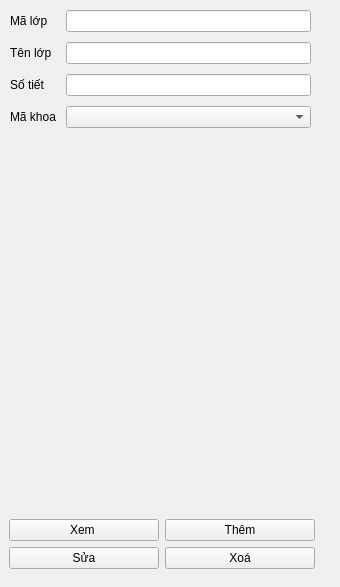
                         <widget class="QWidget" name="tab_1_QLMonHoc">
                          <attribute name="title">
                           <string>Thông tin môn học</string>
                          </attribute>
                          <widget class="QFrame" name="gridFrame_tab_1_QLMonHoc_buttons">
                           <property name="geometry">
                            <rect>
                             <x>0</x>
                             <y>510</y>
                             <width>324</width>
                             <height>68</height>
                            </rect>
                           </property>
                           <property name="maximumSize">
                            <size>
                             <width>16777215</width>
                             <height>68</height>
                            </size>
                           </property>
                           <layout class="QGridLayout" name="gridLayout_23">
                            <item row="1" column="0">
                             <widget class="QPushButton" name="pushButton_tab_1_QLMonHoc_edit">
                              <property name="text">
                               <string>Sửa</string>
                              </property>
                             </widget>
                            </item>
                            <item row="0" column="0">
                             <widget class="QPushButton" name="pushButton_tab_1_QLMonHoc_view">
                              <property name="text">
                               <string>Xem </string>
                              </property>
                             </widget>
                            </item>
                            <item row="0" column="1">
                             <widget class="QPushButton" name="pushButton_tab_1_QLMonHoc_add">
                              <property name="text">
                               <string>Thêm</string>
                              </property>
                             </widget>
                            </item>
                            <item row="1" column="1">
                             <widget class="QPushButton" name="pushButton_tab_1_QLMonHoc_delete">
                              <property name="text">
                               <string>Xoá</string>
                              </property>
                             </widget>
                            </item>
                           </layout>
                          </widget>
                          <widget class="QFrame" name="formFrame_MonHoc">
                           <property name="geometry">
                            <rect>
                             <x>0</x>
                             <y>0</y>
                             <width>331</width>
                             <height>511</height>
                            </rect>
                           </property>
                           <layout class="QFormLayout" name="formLayout_MonHoc">
                            <property name="horizontalSpacing">
                             <number>10</number>
                            </property>
                            <property name="verticalSpacing">
                             <number>10</number>
                            </property>
                            <property name="leftMargin">
                             <number>10</number>
                            </property>
                            <property name="topMargin">
                             <number>10</number>
                            </property>
                            <property name="rightMargin">
                             <number>20</number>
                            </property>
                            <property name="bottomMargin">
                             <number>10</number>
                            </property>
                            <item row="0" column="0">
                             <widget class="QLabel" name="label_MonHoc_malop">
                              <property name="styleSheet">
                               <string notr="true"/>
                              </property>
                              <property name="text">
                               <string>Mã lớp</string>
                              </property>
                             </widget>
                            </item>
                            <item row="1" column="0">
                             <widget class="QLabel" name="label_MonHoc_tenlop">
                              <property name="styleSheet">
                               <string notr="true"/>
                              </property>
                              <property name="text">
                               <string>Tên lớp</string>
                              </property>
                             </widget>
                            </item>
                            <item row="2" column="0">
                             <widget class="QLabel" name="label_MonHoc_sotiet">
                              <property name="styleSheet">
                               <string notr="true"/>
                              </property>
                              <property name="text">
                               <string>Số tiết</string>
                              </property>
                             </widget>
                            </item>
                            <item row="3" column="0">
                             <widget class="QLabel" name="label_MonHoc_makhoa">
                              <property name="styleSheet">
                               <string notr="true"/>
                              </property>
                              <property name="text">
                               <string>Mã khoa</string>
                              </property>
                             </widget>
                            </item>
                            <item row="0" column="1">
                             <widget class="QLineEdit" name="lineEdit_MonHoc_malop"/>
                            </item>
                            <item row="1" column="1">
                             <widget class="QLineEdit" name="lineEdit_MonHoc_tenlop"/>
                            </item>
                            <item row="2" column="1">
                             <widget class="QLineEdit" name="lineEdit_MonHoc_sotiet"/>
                            </item>
                            <item row="3" column="1">
                             <widget class="QComboBox" name="comboBox_MonHoc_makhoa">
                              <property name="maximumSize">
                               <size>
                                <width>16777215</width>
                                <height>30</height>
                               </size>
                              </property>
                             </widget>
                            </item>
                           </layout>
                          </widget>
                         </widget>
